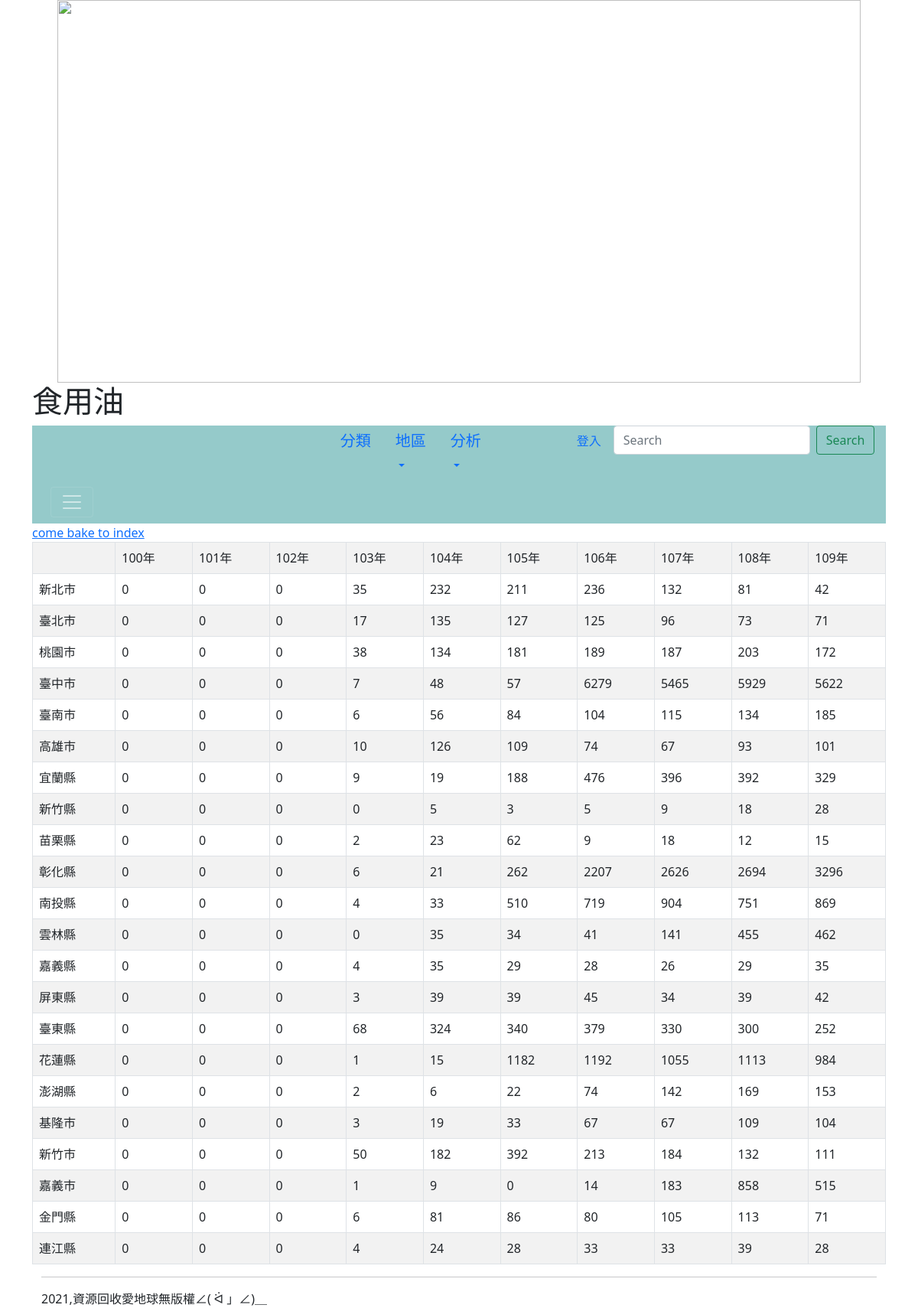
Screenshot of /oil/ with the database file from the repository.
### mysite/models.py (models this page shows, shortened)
class Oil(models.Model):
	地區 = models.CharField(max_length=200)
	民國100年 = models.PositiveIntegerField(default=0)
	民國101年 = models.PositiveIntegerField(default=0)
	民國102年 = models.PositiveIntegerField(default=0)
	民國103年 = models.PositiveIntegerField(default=0)
	民國104年 = models.PositiveIntegerField(default=0)
	民國105年 = models.PositiveIntegerField(default=0)
	民國106年 = models.PositiveIntegerField(default=0)
	民國107年 = models.PositiveIntegerField(default=0)
	民國108年 = models.PositiveIntegerField(default=0)
	民國109年 = models.PositiveIntegerField(default=0)

### mysite/views.py (the view)
# urls.py: path('oil/',oil),
def oil(request):
	oils=Oil.objects.all()
	return render(request, "oil.html", locals())

### templates/oil.html (shortened to what this page needs)
{% extends "base.html" %}
{% block headmessage %} <h1>食用油</h1> {% endblock %}
{% block content %}
<a href="/">come bake to index</a><br>
<table class='table table-striped table-bordered'>
	<tr>
		<td>     </td>
		<td>100年</td>
		<td>101年</td>
		<td>102年</td>
		<td>103年</td>
		<td>104年</td>
		<td>105年</td>
		<td>106年</td>
		<td>107年</td>
		<td>108年</td>
		<td>109年</td>
	</tr>
	{% for oil in oils %}
	<tr>
		<td>{{ oil.地區 }}</td>
		<td>{{ oil.民國100年 }}</td>
		<td>{{ oil.民國101年 }}</td>
		<td>{{ oil.民國102年 }}</td>
		<td>{{ oil.民國103年 }}</td>
		<td>{{ oil.民國104年 }}</td>
		<td>{{ oil.民國105年 }}</td>
		<td>{{ oil.民國106年 }}</td>
		<td>{{ oil.民國107年 }}</td>
		<td>{{ oil.民國108年 }}</td>
		<td>{{ oil.民國109年 }}</td>
	</tr>
	{% endfor %}
</table>
{% endblock %}

### rows the page displays
Oil: 地區 "新北市", 民國100年 "0", 民國101年 "0", 民國102年 "0", 民國103年 "35", 民國104年 "232", 民國105年 "211", 民國106年 "236", 民國107年 "132", 民國108年 "81", 民國109年 "42"
Oil: 地區 "臺北市", 民國100年 "0", 民國101年 "0", 民國102年 "0", 民國103年 "17", 民國104年 "135", 民國105年 "127", 民國106年 "125", 民國107年 "96", 民國108年 "73", 民國109年 "71"
Oil: 地區 "桃園市", 民國100年 "0", 民國101年 "0", 民國102年 "0", 民國103年 "38", 民國104年 "134", 民國105年 "181", 民國106年 "189", 民國107年 "187", 民國108年 "203", 民國109年 "172"
Oil: 地區 "臺中市", 民國100年 "0", 民國101年 "0", 民國102年 "0", 民國103年 "7", 民國104年 "48", 民國105年 "57", 民國106年 "6279", 民國107年 "5465", 民國108年 "5929", 民國109年 "5622"
Oil: 地區 "臺南市", 民國100年 "0", 民國101年 "0", 民國102年 "0", 民國103年 "6", 民國104年 "56", 民國105年 "84", 民國106年 "104", 民國107年 "115", 民國108年 "134", 民國109年 "185"
Oil: 地區 "高雄市", 民國100年 "0", 民國101年 "0", 民國102年 "0", 民國103年 "10", 民國104年 "126", 民國105年 "109", 民國106年 "74", 民國107年 "67", 民國108年 "93", 民國109年 "101"
Oil: 地區 "宜蘭縣", 民國100年 "0", 民國101年 "0", 民國102年 "0", 民國103年 "9", 民國104年 "19", 民國105年 "188", 民國106年 "476", 民國107年 "396", 民國108年 "392", 民國109年 "329"
Oil: 地區 "新竹縣", 民國100年 "0", 民國101年 "0", 民國102年 "0", 民國103年 "0", 民國104年 "5", 民國105年 "3", 民國106年 "5", 民國107年 "9", 民國108年 "18", 民國109年 "28"
Oil: 地區 "苗栗縣", 民國100年 "0", 民國101年 "0", 民國102年 "0", 民國103年 "2", 民國104年 "23", 民國105年 "62", 民國106年 "9", 民國107年 "18", 民國108年 "12", 民國109年 "15"
Oil: 地區 "彰化縣", 民國100年 "0", 民國101年 "0", 民國102年 "0", 民國103年 "6", 民國104年 "21", 民國105年 "262", 民國106年 "2207", 民國107年 "2626", 民國108年 "2694", 民國109年 "3296"
Oil: 地區 "南投縣", 民國100年 "0", 民國101年 "0", 民國102年 "0", 民國103年 "4", 民國104年 "33", 民國105年 "510", 民國106年 "719", 民國107年 "904", 民國108年 "751", 民國109年 "869"
Oil: 地區 "雲林縣", 民國100年 "0", 民國101年 "0", 民國102年 "0", 民國103年 "0", 民國104年 "35", 民國105年 "34", 民國106年 "41", 民國107年 "141", 民國108年 "455", 民國109年 "462"
Oil: 地區 "嘉義縣", 民國100年 "0", 民國101年 "0", 民國102年 "0", 民國103年 "4", 民國104年 "35", 民國105年 "29", 民國106年 "28", 民國107年 "26", 民國108年 "29", 民國109年 "35"
Oil: 地區 "屏東縣", 民國100年 "0", 民國101年 "0", 民國102年 "0", 民國103年 "3", 民國104年 "39", 民國105年 "39", 民國106年 "45", 民國107年 "34", 民國108年 "39", 民國109年 "42"
Oil: 地區 "臺東縣", 民國100年 "0", 民國101年 "0", 民國102年 "0", 民國103年 "68", 民國104年 "324", 民國105年 "340", 民國106年 "379", 民國107年 "330", 民國108年 "300", 民國109年 "252"
Oil: 地區 "花蓮縣", 民國100年 "0", 民國101年 "0", 民國102年 "0", 民國103年 "1", 民國104年 "15", 民國105年 "1182", 民國106年 "1192", 民國107年 "1055", 民國108年 "1113", 民國109年 "984"
Oil: 地區 "澎湖縣", 民國100年 "0", 民國101年 "0", 民國102年 "0", 民國103年 "2", 民國104年 "6", 民國105年 "22", 民國106年 "74", 民國107年 "142", 民國108年 "169", 民國109年 "153"
Oil: 地區 "基隆市", 民國100年 "0", 民國101年 "0", 民國102年 "0", 民國103年 "3", 民國104年 "19", 民國105年 "33", 民國106年 "67", 民國107年 "67", 民國108年 "109", 民國109年 "104"
Oil: 地區 "新竹市", 民國100年 "0", 民國101年 "0", 民國102年 "0", 民國103年 "50", 民國104年 "182", 民國105年 "392", 民國106年 "213", 民國107年 "184", 民國108年 "132", 民國109年 "111"
Oil: 地區 "嘉義市", 民國100年 "0", 民國101年 "0", 民國102年 "0", 民國103年 "1", 民國104年 "9", 民國105年 "0", 民國106年 "14", 民國107年 "183", 民國108年 "858", 民國109年 "515"
Oil: 地區 "金門縣", 民國100年 "0", 民國101年 "0", 民國102年 "0", 民國103年 "6", 民國104年 "81", 民國105年 "86", 民國106年 "80", 民國107年 "105", 民國108年 "113", 民國109年 "71"
Oil: 地區 "連江縣", 民國100年 "0", 民國101年 "0", 民國102年 "0", 民國103年 "4", 民國104年 "24", 民國105年 "28", 民國106年 "33", 民國107年 "33", 民國108年 "39", 民國109年 "28"
